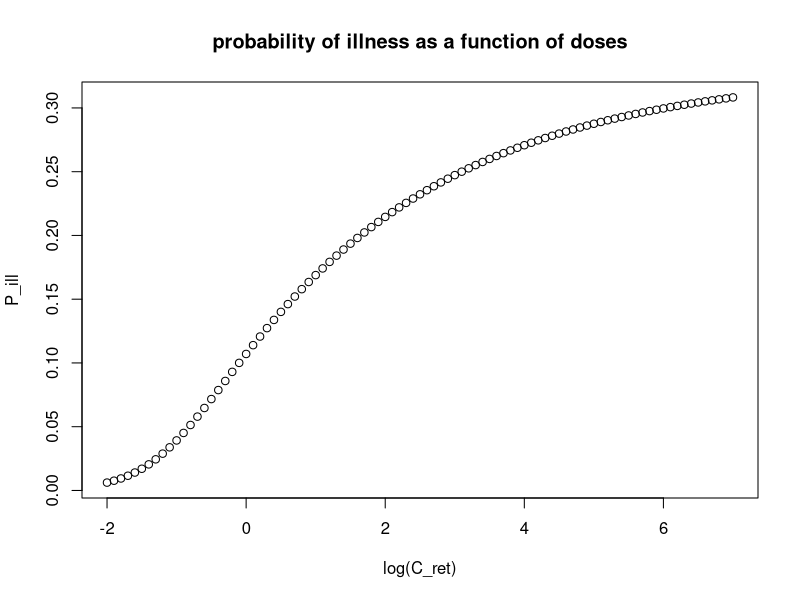

Here is the R script that generated this plot:


#################################
#################################
#################################
# DRM
#################################
#################################
#################################

dose <- matrix(10^(seq(0,9,by=0.1)),91,10000)
Pprev <- 0.25
alphaGamma <- 0.145
betaGamma <- 7.59
condPillinf <- 0.33
Cretlog <- seq(-2,7,by=0.1)


#################################
#model
#################################
# the abscissa Cretlog MUST have the same length as the number of rows of the dose-matrix!


modDoseResponseMedianChallenge <- function(dose, Pprev, condPillinf, alphaGamma, betaGamma){
  
  
  nrOfCrets <- dim(dose)[1]
  nrOfDoses <- dim(dose)[2]
  
  condPillinf <- condPillinf*matrix(1,nrOfCrets,nrOfDoses)
  
  Pill <- matrix(NA, nrOfCrets, nrOfDoses)
  
  for (i in 1:nrOfDoses) {
    Pill[1:nrOfCrets,i] <- condPillinf[1:nrOfCrets,i]*round((1 - exp(lgamma(alphaGamma+betaGamma)+lgamma(betaGamma+dose[1:nrOfCrets,i])-lgamma(betaGamma)-lgamma(alphaGamma+betaGamma+dose[1:nrOfCrets,i]))),4)
  }
  Pillmean <- rowMeans(Pill)
  Qill <- Pillmean*Pprev
  PrevExp <- Pprev*(sum(dose>0)/nrOfDoses)
  
  
  
  return(list(Pill=Pill, Pillmean=Pillmean, Qill=Qill, PrevExp=PrevExp))
}

runDoseResponseMedianChallenge <- modDoseResponseMedianChallenge(dose, 
                                                                 Pprev, 
                                                                 condPillinf, 
                                                                 alphaGamma, betaGamma)

Qill <-runDoseResponseMedianChallenge$Qill
PrevExp <- runDoseResponseMedianChallenge$PrevExp
Pillmean <-runDoseResponseMedianChallenge$Pillmean
Pill <-runDoseResponseMedianChallenge$Pill

#################################
#################################
#visualisation
#################################
plot(Cretlog, Pillmean, 
     xlab = "log(C_ret)", 
     ylab = "P_ill", 
     main = "probability of illness as a function of doses")
#################################
